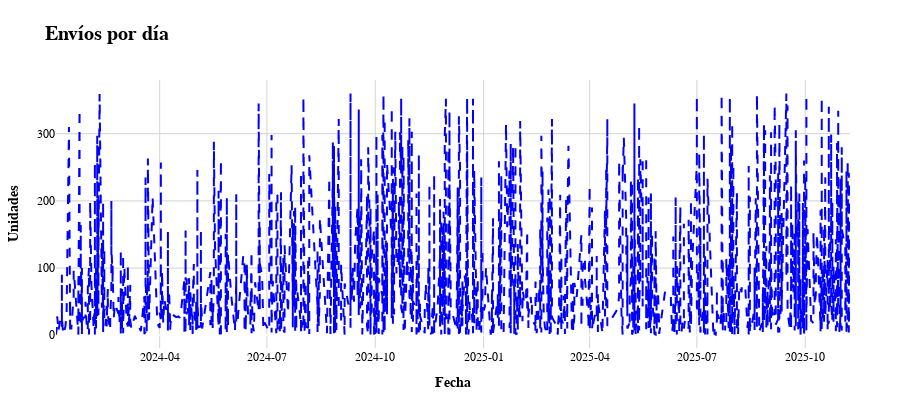

Write notebook code for a chart like this one.
### Markdown cell above
Perfecto, veamos las series temporales y verifiquemos si es mejor predecir las entregas diarias o las entregas semanales.

### Code cell
fig =plot_time_series(data_gold[data_gold['Cliente']=='AB-IDAADBIEJ'],
                       'Fecha_Entrega', 'Unidades', 
                 title='Envíos por día',
                 xaxis_title='Fecha',
                 yaxis_title='Unidades',
                     dash='dash')

### Figure 1 — Plotly figure (JSON) as saved in the notebook; plotly's stock layout.template omitted (floating-point values rounded to 4 significant figures; data arrays with more than 128 entries replaced by an {"elided": "..."} marker saying what was removed)
{"data": [{"line": {"color": "blue", "dash": "dash", "width": 2}, "mode": "lines", "name": "Unidades", "type": "scatter", "x": {"elided": "1857 str values"}, "y": {"elided": "1857 int values"}}], "layout": {"font": {"color": "black", "family": "Arial", "size": 12}, "height": 400, "hovermode": "x unified", "margin": {"b": 50, "l": 50, "r": 50, "t": 80}, "paper_bgcolor": "white", "plot_bgcolor": "white", "title": {"font": {"color": "black", "family": "Arial", "size": 20}, "text": "<b>Envíos por día</b>"}, "xaxis": {"gridcolor": "lightgray", "showgrid": true, "tickformat": "%Y-%m", "title": {"text": "<b>Fecha</b>"}}, "yaxis": {"gridcolor": "lightgray", "showgrid": true, "title": {"text": "<b>Unidades</b>"}}}}
